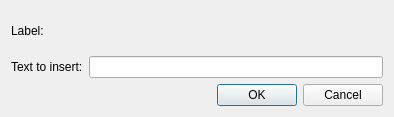
<?xml version="1.0" encoding="UTF-8"?>
<ui version="4.0">
 <class>MarkVariableTextDlg</class>
 <widget class="QDialog" name="MarkVariableTextDlg">
  <property name="geometry">
   <rect>
    <x>0</x>
    <y>0</y>
    <width>394</width>
    <height>117</height>
   </rect>
  </property>
  <property name="sizePolicy">
   <sizepolicy hsizetype="Preferred" vsizetype="Fixed">
    <horstretch>0</horstretch>
    <verstretch>0</verstretch>
   </sizepolicy>
  </property>
  <property name="minimumSize">
   <size>
    <width>0</width>
    <height>117</height>
   </size>
  </property>
  <property name="maximumSize">
   <size>
    <width>16777215</width>
    <height>117</height>
   </size>
  </property>
  <property name="windowTitle">
   <string>Add new Mark for Variable Text</string>
  </property>
  <layout class="QVBoxLayout" name="verticalLayout">
   <item>
    <layout class="QHBoxLayout" name="labelLayout">
     <item>
      <widget class="QLabel" name="label">
       <property name="text">
        <string>Label:</string>
       </property>
      </widget>
     </item>
    </layout>
   </item>
   <item>
    <layout class="QHBoxLayout" name="horizontalLayout_2">
     <item>
      <widget class="QLabel" name="label_2">
       <property name="text">
        <string>Text to insert:</string>
       </property>
      </widget>
     </item>
     <item>
      <widget class="QLineEdit" name="textEdit"/>
     </item>
    </layout>
   </item>
   <item>
    <layout class="QHBoxLayout" name="horizontalLayout_3">
     <item>
      <spacer name="horizontalSpacer">
       <property name="orientation">
        <enum>Qt::Horizontal</enum>
       </property>
       <property name="sizeHint" stdset="0">
        <size>
         <width>202</width>
         <height>20</height>
        </size>
       </property>
      </spacer>
     </item>
     <item>
      <widget class="QDialogButtonBox" name="buttonBox">
       <property name="sizePolicy">
        <sizepolicy hsizetype="Fixed" vsizetype="Fixed">
         <horstretch>0</horstretch>
         <verstretch>0</verstretch>
        </sizepolicy>
       </property>
       <property name="orientation">
        <enum>Qt::Horizontal</enum>
       </property>
       <property name="standardButtons">
        <set>QDialogButtonBox::Cancel|QDialogButtonBox::Ok</set>
       </property>
      </widget>
     </item>
    </layout>
   </item>
  </layout>
 </widget>
 <resources/>
 <connections>
  <connection>
   <sender>buttonBox</sender>
   <signal>accepted()</signal>
   <receiver>MarkVariableTextDlg</receiver>
   <slot>accept()</slot>
   <hints>
    <hint type="sourcelabel">
     <x>248</x>
     <y>254</y>
    </hint>
    <hint type="destinationlabel">
     <x>157</x>
     <y>274</y>
    </hint>
   </hints>
  </connection>
  <connection>
   <sender>buttonBox</sender>
   <signal>rejected()</signal>
   <receiver>MarkVariableTextDlg</receiver>
   <slot>reject()</slot>
   <hints>
    <hint type="sourcelabel">
     <x>316</x>
     <y>260</y>
    </hint>
    <hint type="destinationlabel">
     <x>286</x>
     <y>274</y>
    </hint>
   </hints>
  </connection>
 </connections>
</ui>
